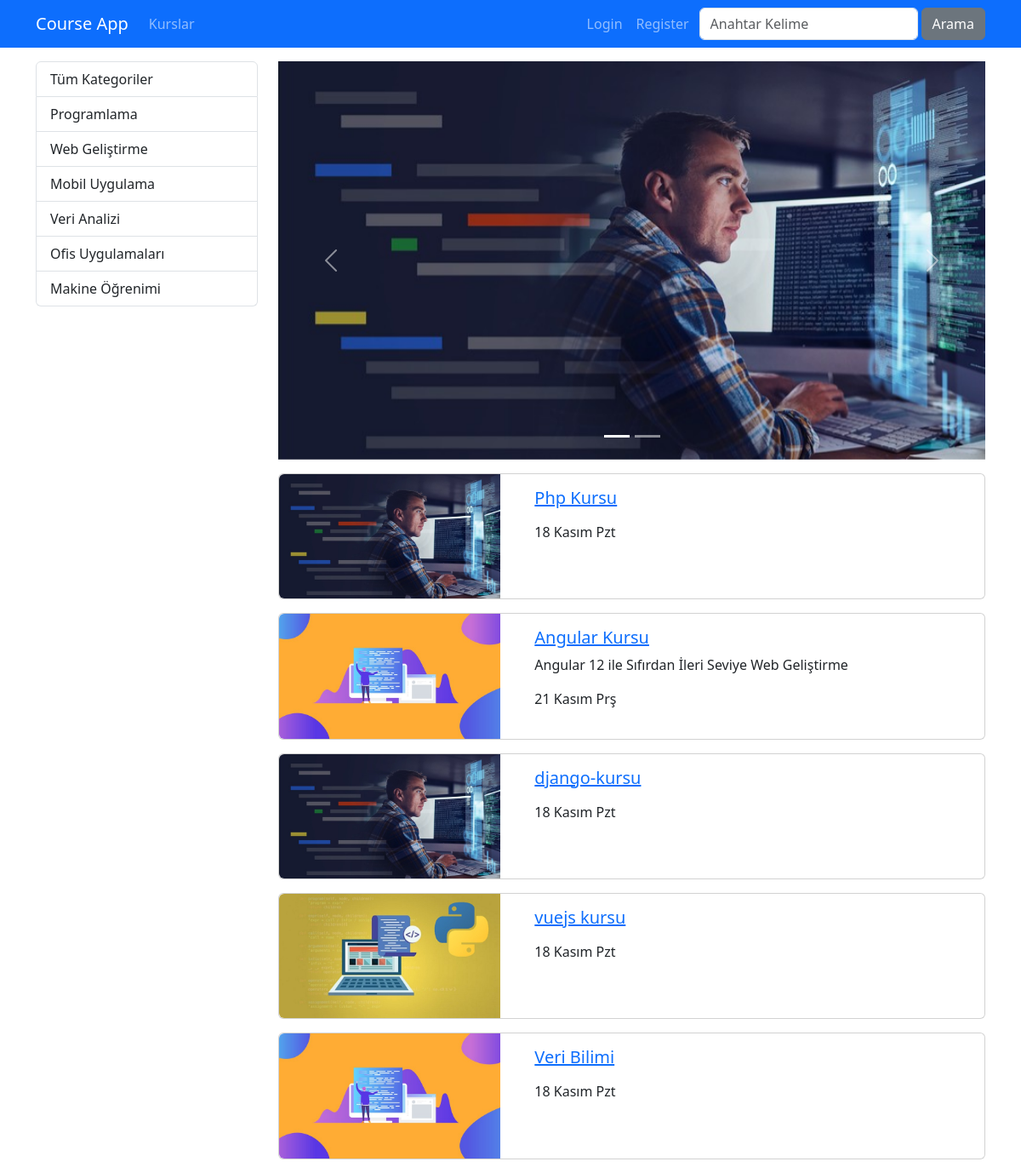
/kurslar/, run on the app's committed database.
### courses/models.py (models this page shows, shortened)
class Category (models.Model):
    name= models.CharField(max_length=40)
    slug = models.SlugField(default="",null=False,unique=True,db_index=True,max_length=50)

class Slider(models.Model):
    title=models.CharField(max_length=100)
    image=models.ImageField(upload_to="images")
    is_active=models.BooleanField(default=False)
    course= models.ForeignKey(Course,on_delete=models.SET_NULL,null=True,blank=True)

class Course(models.Model):
    title = models.CharField(max_length=50)
    subtitle = models.CharField(max_length=100,default="")
    description = RichTextField()
    image = models.ImageField(upload_to="images",default="")
    date = models.DateField(auto_now=True)
    isActive = models.BooleanField(default=False)
    isHome = models.BooleanField(default=False)
    slug = models.SlugField(default="",blank=True,null=False,unique=True,db_index=True) #php-kursu
    categories = models.ManyToManyField(Category)

### courses/views.py (the view)
# urls.py: path('',views.index,name="index"),
def index(request):
    kurslar = Course.objects.filter(isActive=1,isHome=1)
    kategoriler = Category.objects.all()
    sliders = Slider.objects.filter(is_active=True)
    return render(request,'courses/index.html', {
         'categories':kategoriler,
         'courses':kurslar,
         'sliders':sliders
    })

### courses/templates/courses/index.html (shortened to what this page needs)
{% extends "layout.html" %} # extendlerin en yukarıda olması gerekir.
{% load static %} # static keywordunu nerde kullanıyorsak sayfanın en başında bu olacak
{% block css_files %}
    <link rel="stylesheet" href="{% static 'courses/css/style.css' %}">
{% endblock css_files %}
{% block content %}
<div class="container mt-3">
    <div class="row">
        <div class="col-3">
            {% include 'courses/partials/_categories.html' %}
        </div>
        <div class="col-9">
            {% include "courses/partials/_slider.html" %}
            {% for course in courses  %}
                    {% include "courses/partials/_course.html" %}
            {% endfor %}
        </div>
    </div>
</div>
{% endblock content %}

### courses/templates/courses/partials/_categories.html
<div class="list-group">
    <a href="/kurslar" class="list-group-item list-group-item-action">Tüm Kategoriler</a>
    {% for category in categories   %}
    <a href="{% url "courses_by_category" category.slug %}"
    class="list-group-item list-group-item-action {% if category.slug == seciliKategori  %}active{% endif %}">
        {{category.name | title}}</a>
    {% endfor %}
</div>

### courses/templates/courses/partials/_slider.html
{% load static %}
<div id="slider" class="carousel slide mb-3" data-bs-ride="carousel">
    <div class="carousel-indicators">
        {% for slide in sliders  %}
            <button type="button" class="{% if forloop.counter0 == 0 %}active{% endif %}" data-bs-target="#slider" data-bs-slide-to="{{forloop.counter0}}" class="active" ></button>
        {% endfor %}
    </div>
    <div class="carousel-inner">
        {% for slide in sliders  %}
            <div class="carousel-item {% if forloop.counter0 == 0 %}active{% endif %}">
                <a href="{% url "course_details" slide.course.slug %}">
                    <img src="{{slide.image.url}}" class="d-block w-100" alt="" >
                </a>
            </div>
        {% endfor %}
    </div>
    <button class="carousel-control-prev" data-bs-target="#slider" data-bs-slide="prev">
        <span class="carousel-control-prev-icon"></span>
    </button>
    <button class="carousel-control-next" data-bs-target="#slider" data-bs-slide="next">
        <span class="carousel-control-next-icon"></span>
    </button>
</div>

### courses/templates/courses/partials/_course.html
{% load static %}
<div class="card mb-3">
    <div class="row">
        <div class="col-4">
            <img class="img-fluid rounded-start" src="{{course.image.url}}" alt="{{course.title}}" class="src">
        </div>
        <div class="col-8">
            <div class="card-body">
                <h5 class="card-title">
                    <a href="{% url 'course_details' course.slug %}">
                        {{course.title}}
                    </a>
                </h5>
                <p class="card-text">{{course.subtitle}}</p>
                <p>{{course.date | date:'d F D'}}</p>
            </div>
        </div>
    </div>
</div>

### data on the page
Category: name "Programlama"
Category: name "Web Geliştirme"
Category: name "Mobil Uygulama"
Category: name "Veri Analizi"
Category: name "Ofis Uygulamaları"
Category: name "Makine Öğrenimi"
Slider: image (picture)
Course: image (picture), title "Php Kursu", date "18 Kasım Pzt"
Course: image (picture), title "Angular Kursu", subtitle "Angular 12 ile Sıfırdan İleri Seviye Web Geliştirme", date "21 Kasım Prş"
Course: image (picture), title "django-kursu", date "18 Kasım Pzt"
Course: image (picture), title "vuejs kursu", date "18 Kasım Pzt"
Course: image (picture), title "Veri Bilimi", date "18 Kasım Pzt"
